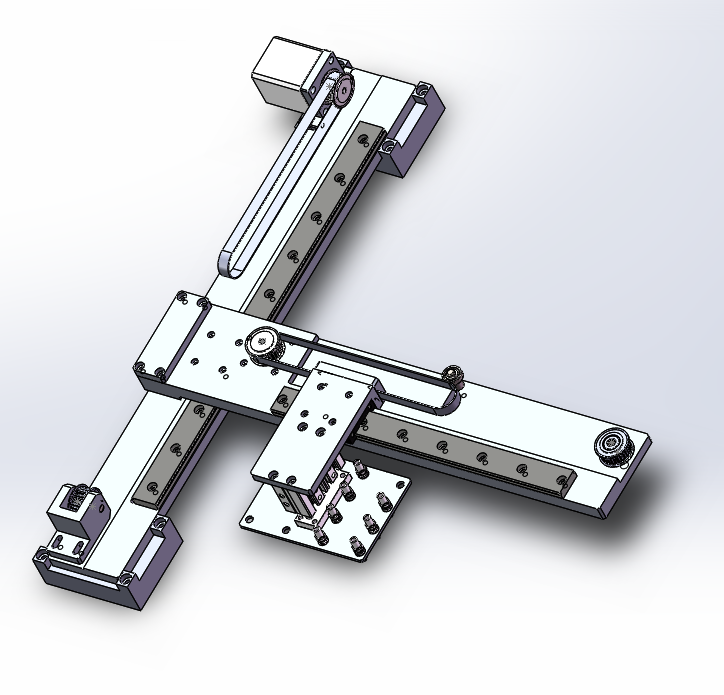
//> input picture opencvstudy/7-8/7-8/7-8/1.jpg, 724 x 695 px
$ ./main   (built with g++ and OpenCV 4)
//> lines starting //> are read from the running program, lines starting //| are printed output that depends on the picture; after the words box and inside, x2 and y2 are one past the last pixel; in counts of white or black regions, pixels touching at a corner belong together
#include<opencv2/opencv.hpp>
#include<opencv2/imgproc/imgproc.hpp>
using namespace cv;
using namespace std;

int main()
{
	Mat srcImage = imread("1.jpg");
//> srcImage is the input picture: 695 rows x 724 cols, CV_8UC3; mean B, G, R 221, 217.3, 215.4
	Mat midImage, dstImage;
	imshow("origin picture",srcImage);
	cvtColor(srcImage, midImage, COLOR_BGR2GRAY);
	GaussianBlur(midImage, midImage, Size(9, 9), 2, 2);
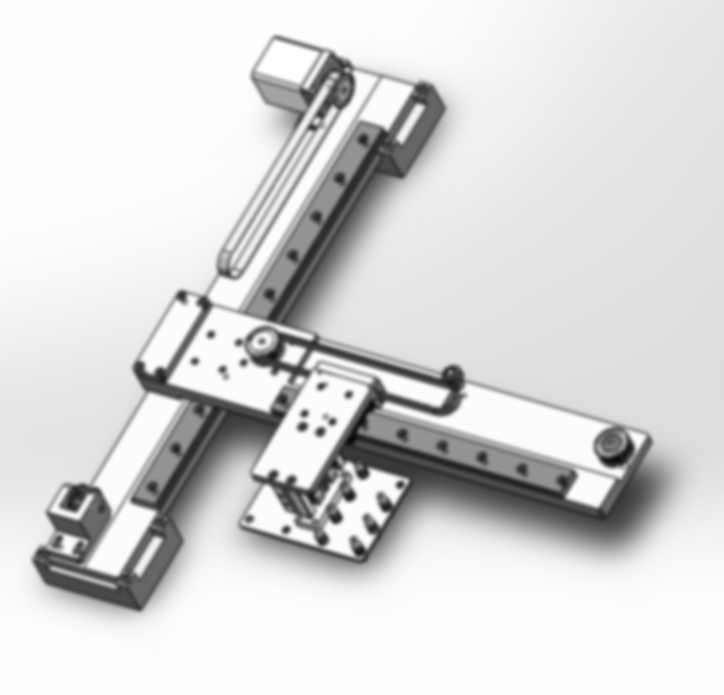
//> midImage: 695 rows x 724 cols, CV_8UC1; min 7, max 255, mean 217.1
	vector<Vec3f> circles;
	HoughCircles(midImage,circles,HOUGH_GRADIENT,1.5,10,200,100,0,0);
//> circles = 27 circles (x, y, radius), first 12: [377.2, 281.2, 147.9], [443.2, 341.2, 223.9], [447.8, 317.2, 212.2], [381.8, 266.2, 143.4], [414.8, 324.8, 206.2], [365.2, 254.2, 127.8], [426.8, 305.2, 183.9], [423.8, 330.8, 203.4], [371.2, 309.8, 161.8], [377.2, 249.8, 121.3], [564.8, 345.8, 322.9], [404.2, 318.8, 190.9]
	for (size_t i = 0; i < circles.size(); i++)
	{
		Point center(cvRound(circles[i][0]), cvRound(circles[i][1]));
		int radius = cvRound(circles[i][2]);
		circle(srcImage, center, 3, Scalar(0, 255, 0), -1, 8, 0);
		circle(srcImage, center, radius, Scalar(155,50,255),3,8,0);
	}
//> this loop made 27 passes
//> (center, radius) on passes 1 to 12: (Point(377, 281), 148), (Point(443, 341), 224), (Point(448, 317), 212), (Point(382, 266), 143), (Point(415, 325), 206), (Point(365, 254), 128), (Point(427, 305), 184), (Point(424, 331), 203), (Point(371, 310), 162), (Point(377, 250), 121), (Point(565, 346), 323), (Point(404, 319), 191)
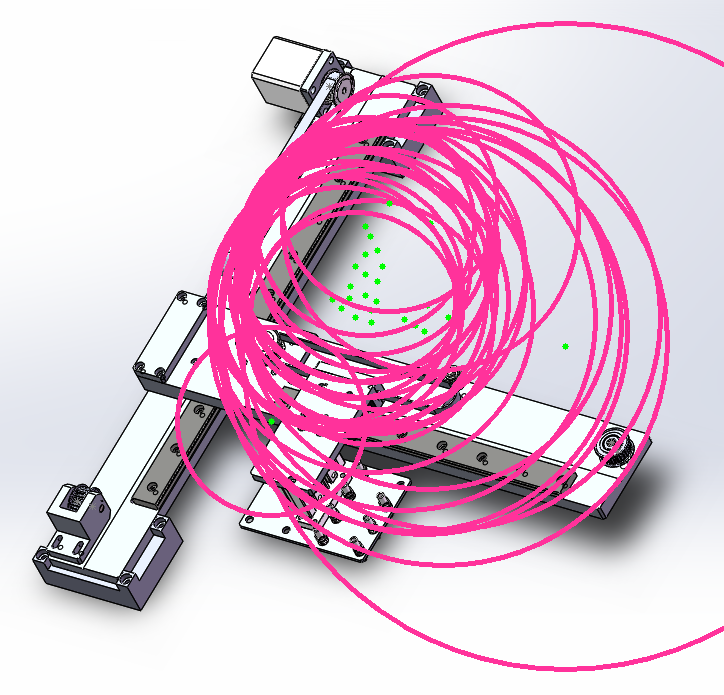
//> srcImage: 695 rows x 724 cols, CV_8UC3; 16.36% of pixels changed, all inside (x1, y1, x2, y2) = (175, 21, 724, 672)
	imshow("result picture",srcImage);
	waitKey(0);
	return 0;
}
